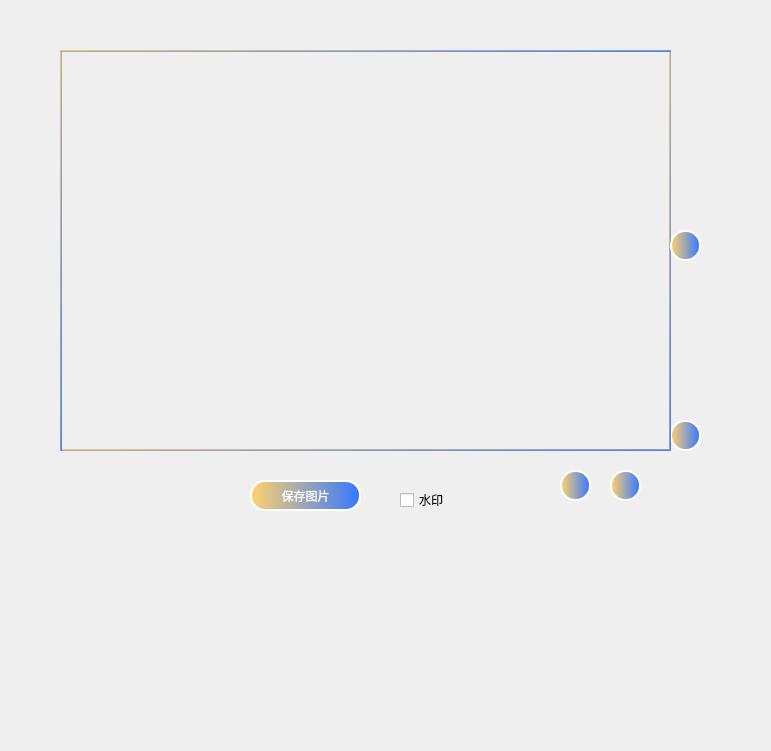
        <widget class="QWidget" name="widget" native="true">
            <property name="geometry">
                <rect>
                    <x>180</x>
                    <y>0</y>
                    <width>771</width>
                    <height>751</height>
                </rect>
            </property>
            <widget class="QPushButton" name="Contrast">
                <property name="geometry">
                    <rect>
                        <x>670</x>
                        <y>420</y>
                        <width>31</width>
                        <height>31</height>
                    </rect>
                </property>
                <property name="styleSheet">
                    <string notr="true">QPushButton {
                        font: 10pt &quot;微软雅黑&quot;;
                        color: #FFFFFF;
                        background: qlineargradient(spread:pad, x1:0, y1:0, x2:1, y2:0, stop:0 #ffd26f, stop:1 #3677ff);
                        border-radius: 15px;
                        border-style: solid;
                        border-width: 2px;
                        padding: 5px;
                        }

                        QPushButton:hover,
                        QPushButton:pressed,
                        QPushButton:checked {
                        color: #FFFFFF;
                        background: qlineargradient(spread:pad, x1:0, y1:0, x2:1, y2:0, stop:0 #ffd26f, stop:1 #3677ff);
                        }

                        QPushButton:pressed,
                        QPushButton:checked {
                        background: qlineargradient(spread:pad, x1:0, y1:0, x2:0, y2:1, stop:0 #ffd26f, stop:1 #3677ff);
                        }
                    </string>
                </property>
                <property name="text">
                    <string/>
                </property>
            </widget>
            <widget class="QLabel" name="label_show">
                <property name="geometry">
                    <rect>
                        <x>60</x>
                        <y>50</y>
                        <width>611</width>
                        <height>401</height>
                    </rect>
                </property>
                <property name="styleSheet">
                    <string notr="true">QLabel {
                        border: 2px solid qlineargradient(x1: 0, y1: 0, x2: 1, y2: 1,stop: 0 #ffd26f, stop: 1 #3677ff);
                        }</string>
                </property>
                <property name="frameShape">
                    <enum>QFrame::WinPanel</enum>
                </property>
                <property name="lineWidth">
                    <number>1</number>
                </property>
                <property name="text">
                    <string/>
                </property>
            </widget>
            <widget class="QPushButton" name="Withdraw">
                <property name="geometry">
                    <rect>
                        <x>560</x>
                        <y>470</y>
                        <width>31</width>
                        <height>31</height>
                    </rect>
                </property>
                <property name="styleSheet">
                    <string notr="true">QPushButton {
                        font: 10pt &quot;微软雅黑&quot;;
                        color: #FFFFFF;
                        background: qlineargradient(spread:pad, x1:0, y1:0, x2:1, y2:0, stop:0 #ffd26f, stop:1 #3677ff);
                        border-radius: 15px;
                        border-style: solid;
                        border-width: 2px;
                        padding: 5px;
                        }

                        QPushButton:hover,
                        QPushButton:pressed,
                        QPushButton:checked {
                        color: #FFFFFF;
                        background: qlineargradient(spread:pad, x1:0, y1:0, x2:1, y2:0, stop:0 #ffd26f, stop:1 #3677ff);
                        }

                        QPushButton:pressed,
                        QPushButton:checked {
                        background: qlineargradient(spread:pad, x1:0, y1:0, x2:0, y2:1, stop:0 #ffd26f, stop:1 #3677ff);
                        }
                    </string>
                </property>
                <property name="text">
                    <string/>
                </property>
            </widget>
            <widget class="QPushButton" name="Save_Image">
                <property name="geometry">
                    <rect>
                        <x>250</x>
                        <y>480</y>
                        <width>111</width>
                        <height>31</height>
                    </rect>
                </property>
                <property name="styleSheet">
                    <string notr="true">QPushButton {
                        font: 10pt &quot;微软雅黑&quot;;
                        color: #FFFFFF;
                        background: qlineargradient(spread:pad, x1:0, y1:0, x2:1, y2:0, stop:0 #ffd26f, stop:1 #3677ff);
                        border-radius: 15px;
                        border-style: solid;
                        border-width: 2px;
                        padding: 5px;
                        }

                        QPushButton:hover,
                        QPushButton:pressed,
                        QPushButton:checked {
                        color: #FFFFFF;
                        background: qlineargradient(spread:pad, x1:0, y1:0, x2:1, y2:0, stop:0 #ffd26f, stop:1 #3677ff);
                        }

                        QPushButton:pressed,
                        QPushButton:checked {
                        background: qlineargradient(spread:pad, x1:0, y1:0, x2:0, y2:1, stop:0 #ffd26f, stop:1 #3677ff);
                        }
                    </string>
                </property>
                <property name="text">
                    <string>保存图片</string>
                </property>
                <property name="checkable">
                    <bool>false</bool>
                </property>
            </widget>
            <widget class="QCheckBox" name="checkBox">
                <property name="geometry">
                    <rect>
                        <x>400</x>
                        <y>490</y>
                        <width>79</width>
                        <height>20</height>
                    </rect>
                </property>
                <property name="text">
                    <string>水印</string>
                </property>
            </widget>
            <widget class="QPushButton" name="Remake">
                <property name="geometry">
                    <rect>
                        <x>610</x>
                        <y>470</y>
                        <width>31</width>
                        <height>31</height>
                    </rect>
                </property>
                <property name="styleSheet">
                    <string notr="true">QPushButton {
                        font: 10pt &quot;微软雅黑&quot;;
                        color: #FFFFFF;
                        background: qlineargradient(spread:pad, x1:0, y1:0, x2:1, y2:0, stop:0 #ffd26f, stop:1 #3677ff);
                        border-radius: 15px;
                        border-style: solid;
                        border-width: 2px;
                        padding: 5px;
                        }

                        QPushButton:hover,
                        QPushButton:pressed,
                        QPushButton:checked {
                        color: #FFFFFF;
                        background: qlineargradient(spread:pad, x1:0, y1:0, x2:1, y2:0, stop:0 #ffd26f, stop:1 #3677ff);
                        }

                        QPushButton:pressed,
                        QPushButton:checked {
                        background: qlineargradient(spread:pad, x1:0, y1:0, x2:0, y2:1, stop:0 #ffd26f, stop:1 #3677ff);
                        }
                    </string>
                </property>
                <property name="text">
                    <string/>
                </property>
            </widget>
            <widget class="QPushButton" name="merge">
                <property name="geometry">
                    <rect>
                        <x>670</x>
                        <y>230</y>
                        <width>31</width>
                        <height>31</height>
                    </rect>
                </property>
                <property name="styleSheet">
                    <string notr="true">QPushButton {
                        font: 10pt &quot;微软雅黑&quot;;
                        color: #FFFFFF;
                        background: qlineargradient(spread:pad, x1:0, y1:0, x2:1, y2:0, stop:0 #ffd26f, stop:1 #3677ff);
                        border-radius: 15px;
                        border-style: solid;
                        border-width: 2px;
                        padding: 5px;
                        }

                        QPushButton:hover,
                        QPushButton:pressed,
                        QPushButton:checked {
                        color: #FFFFFF;
                        background: qlineargradient(spread:pad, x1:0, y1:0, x2:1, y2:0, stop:0 #ffd26f, stop:1 #3677ff);
                        }

                        QPushButton:pressed,
                        QPushButton:checked {
                        background: qlineargradient(spread:pad, x1:0, y1:0, x2:0, y2:1, stop:0 #ffd26f, stop:1 #3677ff);
                        }
                    </string>
                </property>
                <property name="text">
                    <string/>
                </property>
            </widget>
        </widget>
